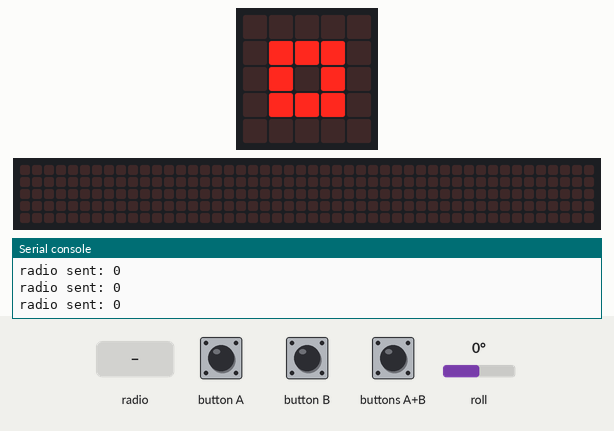
Bench run of a program on a simulated BBC micro:bit (MakeCode). Parts: the board's 5×5 LED display, a strip that is not on the board, showing the scrolling text unrolled, the last lines printed to the serial console. The test bench sets the inputs (shaded band); at power-on: roll 0°. No radio messages arrive unless stated (any console line starting 'radio sent:' is added by the test bench); the 48×5 strip is a reading aid, not a part: it shows the text the display is scrolling, unrolled, one strip-width of it at a time.

Above: at 1.8 s.
1.9 s: radio message "1000" arrives
At 3.2 s:
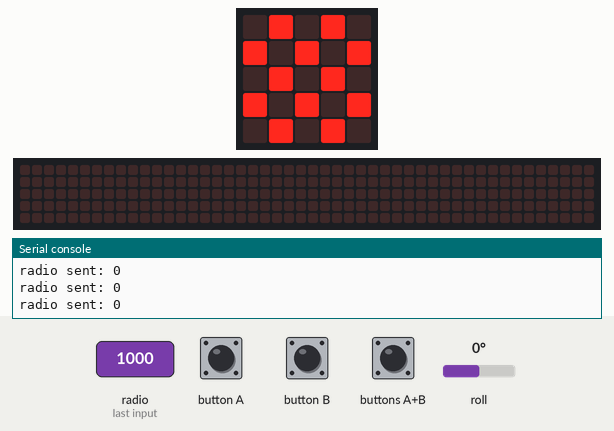
At 4.17 s:
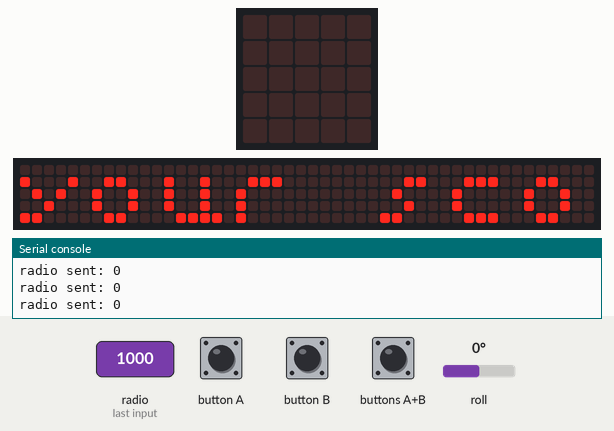
4.9 s: button A pressed for 0.15 s
At 5.07 s:
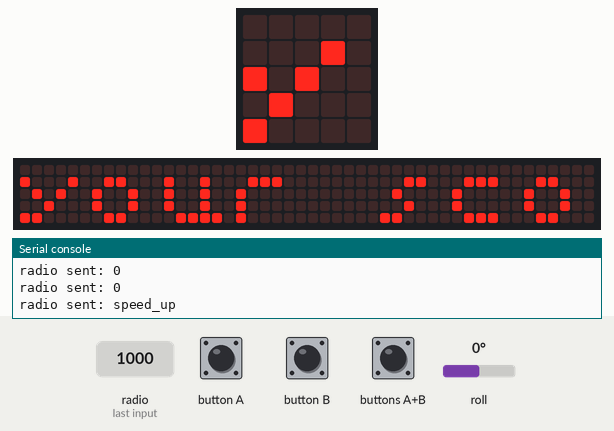

Measured:
- after the input at 1.9 s, the display: changes at once (image 1)
- what the display in image 1 shows lasts 2.2 s, from 1.9 s to 4.1 s

The program:

main.ts
```typescript
radio.onReceivedNumber(function (receivedNumber) {
    basic.showIcon(IconNames.Chessboard)
    basic.pause(500)
    basic.clearScreen()
    basic.showIcon(IconNames.Chessboard)
    basic.pause(500)
    basic.clearScreen()
    basic.showString("your score was")
    basic.showNumber(receivedNumber)
})
// 40:
// 41:
// 42: CONTROLLER A -> MACHINE A
// 43: MACHINE A -> CONTROLLER A
// 44: CONTROLLER B -> MACHINE B
// 45: MACHINE B -> CONTROLLER B
// 46:
// 47:
// 48:
// 49:
input.onButtonPressed(Button.A, function () {
    radio.sendString("speed_up")
})
input.onButtonPressed(Button.AB, function () {
    radio.sendNumber(1000)
})
input.onButtonPressed(Button.B, function () {
    radio.sendString("speed_down")
})
// PORT_SETTINGS
basic.showIcon(IconNames.SmallSquare)
radio.setGroup(42)
loops.everyInterval(100, function () {
    radio.sendNumber(input.rotation(Rotation.Roll))
})
```

test.ts
```typescript
// テストはここに来ます。このパッケージが拡張機能として使用されるときにはコンパイルされません。
```
